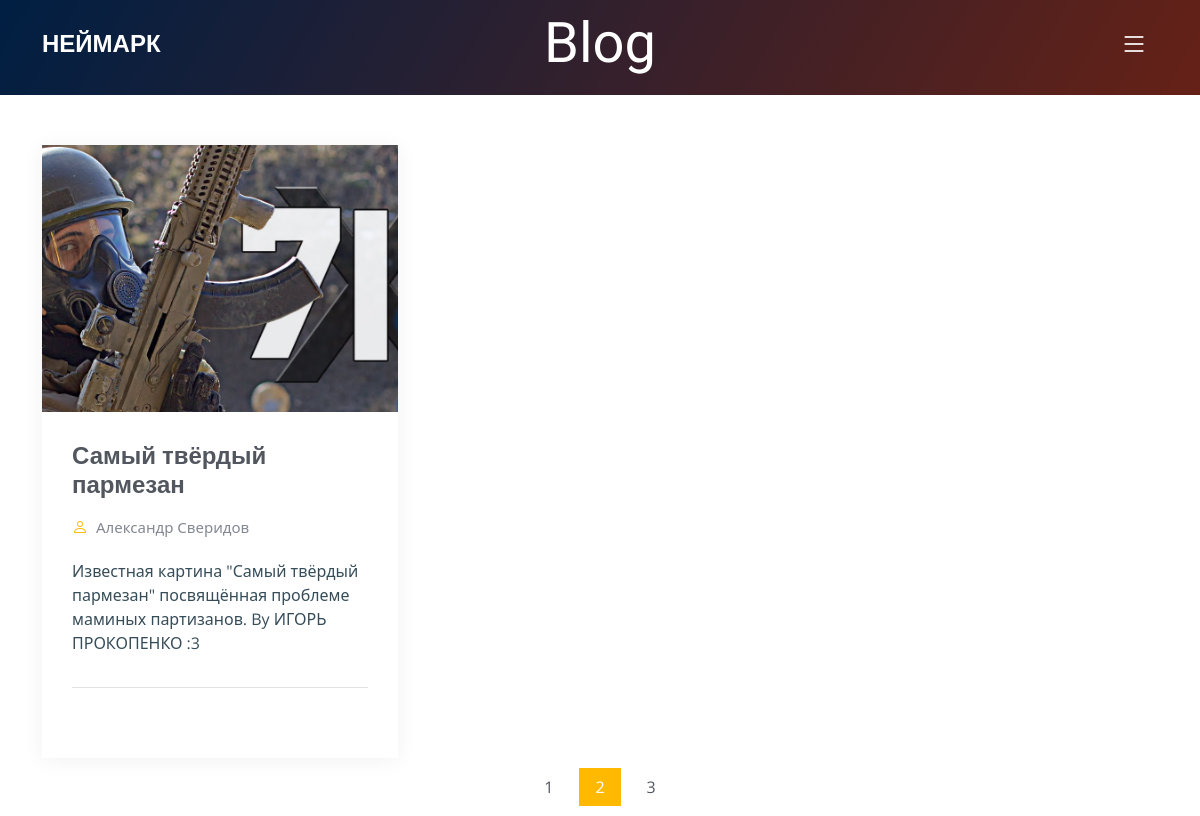
The page /blog/ on the database as committed earlier.
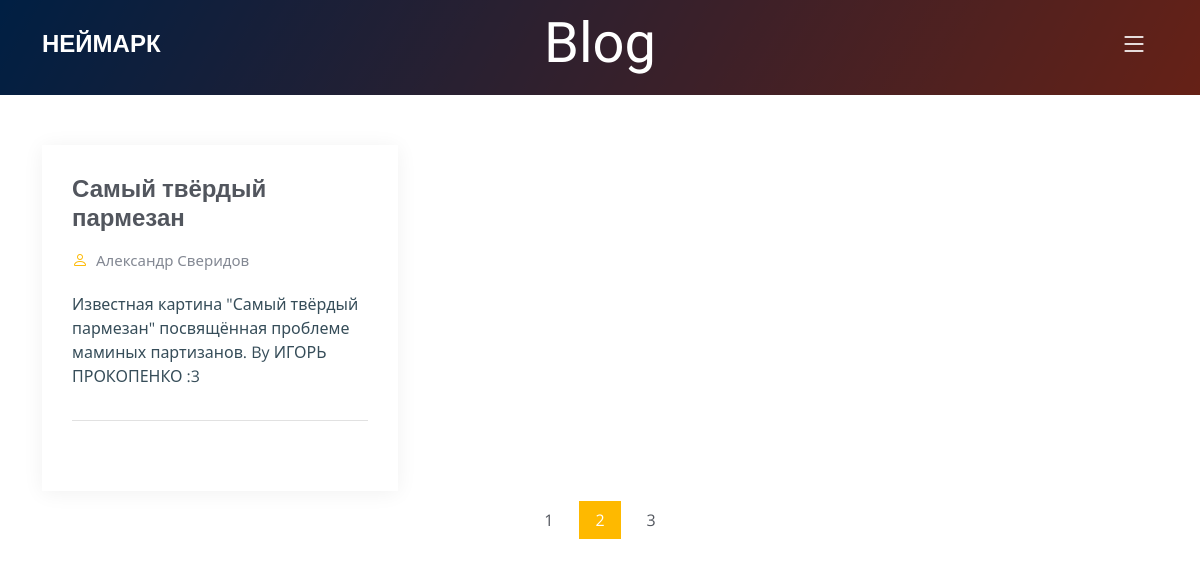
The same page on the database as committed later.
### base/models.py (models this page shows, shortened)
class Artwork(models.Model):
    face = models.ImageField(upload_to="images/", verbose_name="Лицевое изображение",)
    name = models.CharField(max_length=40,)
    description = models.TextField(max_length=500,)
    uncompressed_img = models.ImageField(upload_to="images/", verbose_name="Оригинальное изображение", blank=True,)
    object3d = models.FileField(upload_to="files/", verbose_name="3D файл", blank=True,)
    comments = models.ManyToManyField(Comment, blank=True)
    date = models.DateField(auto_now_add=True, blank=True)

### base/views.py (the view)
# urls.py: path('blog/', views.art_works, name="art_works"),
def art_works(request):
    art_works = Artwork.objects.all()
    context = {'artworks': art_works}
    return render(request, 'blog.html', context=context)

### base/templates/blog.html
{% extends 'main.html' %}
{% load static %}
{% block content %}
  <main id="main">
    <div class="breadcrumbs d-flex align-items-center" style="background: linear-gradient(120deg, rgba(0,78,168,1) 0%, rgba(255,83,56,1) 100%);">
      <div class="container position-relative d-flex flex-column align-items-center" data-aos="fade">
        <h2>Blog</h2>
      </div>
    </div>
    <section id="blog" class="blog">
      <div class="container" data-aos="fade-up" data-aos-delay="100">
        <div class="row gy-4 posts-list">
          <div class="col-xl-4 col-md-6">
            {% for artwork in artworks %}
            <div class="post-item position-relative h-100" onclick="location.href='{% url 'artwork' artwork.id %}';" style="cursor: pointer;">
              <div class="post-img position-relative overflow-hidden">
                <img src="{{artwork.face.url}}" class="img-fluid" alt="">
              </div>
              <div class="post-content d-flex flex-column">
                <h3 class="post-title">{{artwork.name}}</h3>
                {% if artwork.users.all %}
                <div class="meta d-flex align-items-center">
                  {% for user in artwork.users.all %}
                  <div class="d-flex align-items-center">
                    <i class="bi bi-person"></i> <span class="ps-2">{{user.name}}</span>
                  </div>
                  {% endfor %}
                </div>
                {% endif %}
                <p>
                  {{artwork.description}}
                </p>
                <hr>
              </div>
            </div>
          </div>
          {% endfor %}
        </div>
        <div class="blog-pagination">
          <ul class="justify-content-center">
            <li><a href="#">1</a></li>
            <li class="active"><a href="#">2</a></li>
            <li><a href="#">3</a></li>
          </ul>
        </div>
      </div>
    </section>
  </main>
  {% endblock content %}

Rows that differ between the two databases and show on the page:
changed Artwork "Самый твёрдый пармезан": face: picture removed
